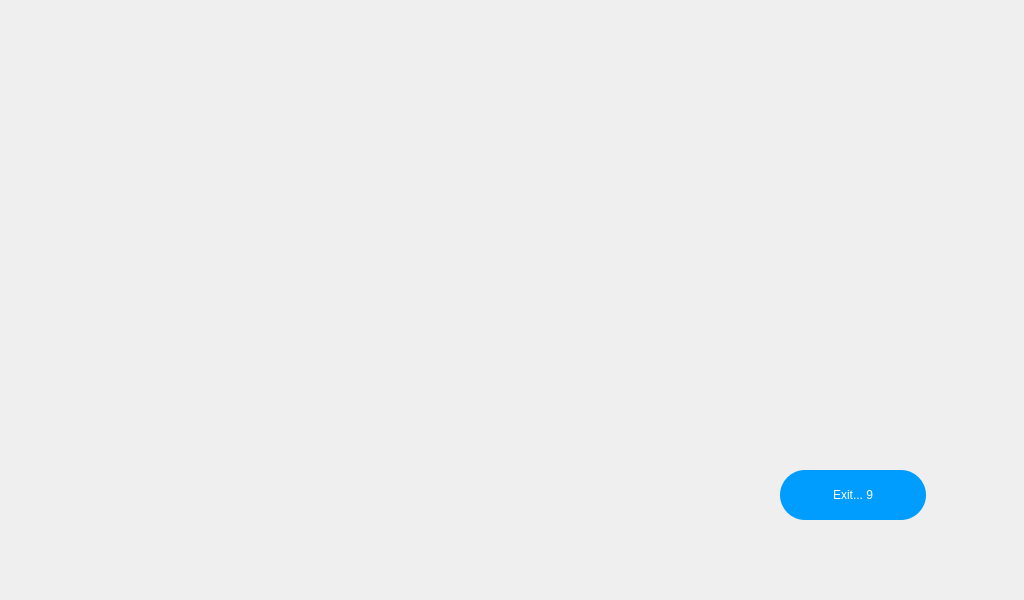
<?xml version="1.0" encoding="UTF-8"?>
<ui version="4.0">
 <class>EndingWindow</class>
 <widget class="QWidget" name="EndingWindow">
  <property name="geometry">
   <rect>
    <x>0</x>
    <y>0</y>
    <width>1024</width>
    <height>600</height>
   </rect>
  </property>
  <property name="windowTitle">
   <string>Form</string>
  </property>
  <widget class="QPushButton" name="btnEnding">
   <property name="geometry">
    <rect>
     <x>780</x>
     <y>470</y>
     <width>146</width>
     <height>50</height>
    </rect>
   </property>
   <property name="styleSheet">
    <string notr="true">background-color: #009DFF;
font: 16pt &quot;Noto Sans CJK KR&quot;;
border-radius: 25px;
color: white;
border: none;
outline: none;</string>
   </property>
   <property name="text">
    <string>Exit... 9</string>
   </property>
   <property name="flat">
    <bool>true</bool>
   </property>
  </widget>
 </widget>
 <resources/>
 <connections/>
</ui>
